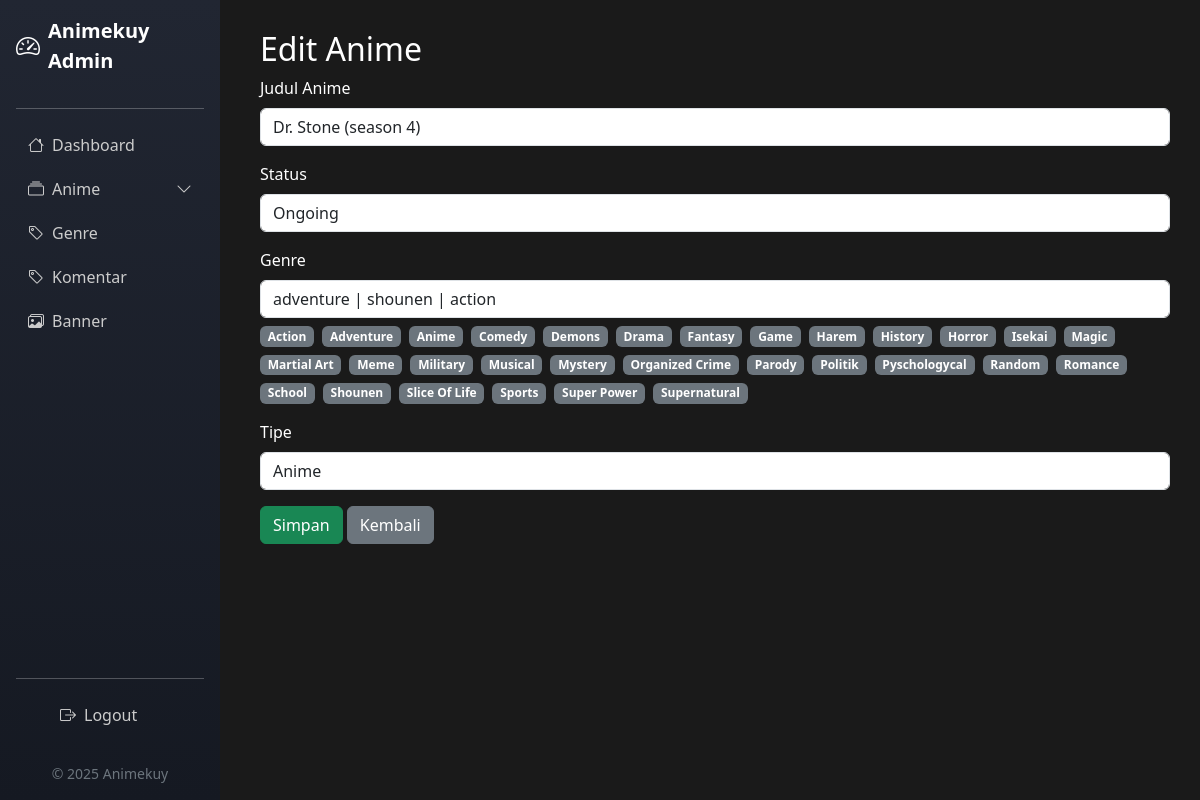
/admin/edit_anime.php?id=27 (signed in), run on the app's committed database.
### tables this page shows
CREATE TABLE `tb_anime` (
  `id_anime` int(11) NOT NULL,
  `judul` varchar(255) NOT NULL,
  `deskripsi` text NOT NULL,
  `image` varchar(255) NOT NULL,
  `status` varchar(255) NOT NULL,
  `genre` varchar(255) NOT NULL,
  `tipe` varchar(50) DEFAULT 'anime'
);

### admin/edit_anime.php (the view, shortened to what this page needs)
<?php
include '../koneksi/koneksi.php';
$id = $_GET['id'];
$data = mysqli_query($conn, "SELECT * FROM tb_anime WHERE id_anime='$id'");
$anime = mysqli_fetch_assoc($data);
$genreResult = mysqli_query($conn, "SELECT genre FROM tb_genre ORDER BY genre ASC");
$genreList = [];
while ($row = mysqli_fetch_assoc($genreResult)) {
    $genreList[] = $row['genre'];
}
?>
<!DOCTYPE html>
<html lang="en">
<head>
    <link rel="stylesheet" href="https://cdn.jsdelivr.net/npm/bootstrap@5.3.2/dist/css/bootstrap.min.css">
    <link rel="stylesheet" href="https://cdn.jsdelivr.net/npm/bootstrap-icons@1.10.5/font/bootstrap-icons.css">
</head>
<body>
    <?php include 'components/sidebar.php'; ?>
    <div class="content">
        <h2>Edit Anime</h2>
        <form method="POST">
            <div class="mb-3">
                <label class="form-label">Judul Anime</label>
                <input type="text" name="judul" class="form-control" value="<?= htmlspecialchars($anime['judul']) ?>" required>
            </div>
            <div class="mb-3">
                <label class="form-label">Status</label>
                <select name="status" class="form-control">
                    <option value="Ongoing" <?= $anime['status'] == 'Ongoing' ? 'selected' : '' ?>>Ongoing</option>
                </select>
            </div>
            <div class="mb-3">
                <label class="form-label">Genre</label>
                <input type="text" id="genreInput" name="genre" class="form-control" value="<?= htmlspecialchars($anime['genre']) ?>" required>
                <div id="genreList" class="mt-2 d-flex flex-wrap gap-2">
                    <?php foreach ($genreList as $g): ?>
                        <span class="badge bg-secondary genre-badge" onclick="addGenre('<?= $g ?>')"><?= ucwords($g) ?></span>
                    <?php endforeach; ?>
                </div>
            </div>
            <div class="mb-3">
                <label class="form-label">Tipe</label>
                <select name="tipe" class="form-control">
                    <option value="anime" <?= $anime['tipe'] == 'anime' ? 'selected' : '' ?>>Anime</option>
                </select>
            </div>
            <button type="submit" name="submit" class="btn btn-success">Simpan</button>
            <a href="index.php" class="btn btn-secondary">Kembali</a>
        </form>
    </div>
</body>
</html>

### admin/edit_anime.php (style rules this page uses)
body { background-color: #1a1a1a; color: white; }
.content { margin-left: 230px; padding: 30px; min-height: 100vh; }
.genre-badge { cursor: pointer; transition: 0.2s ease; }

### data on the page
tb_anime: judul "Dr. Stone (season 4)", status "Ongoing", genre "adventure | shounen | action", tipe "Anime"

### other printed values
$g "Action"
$g "Adventure"
$g "Anime"
$g "Comedy"
$g "Demons"
$g "Drama"
$g "Fantasy"
$g "Game"
$g "Harem"
$g "History"
$g "Horror"
$g "Isekai"
$g "Magic"
$g "Martial Art"
$g "Meme"
